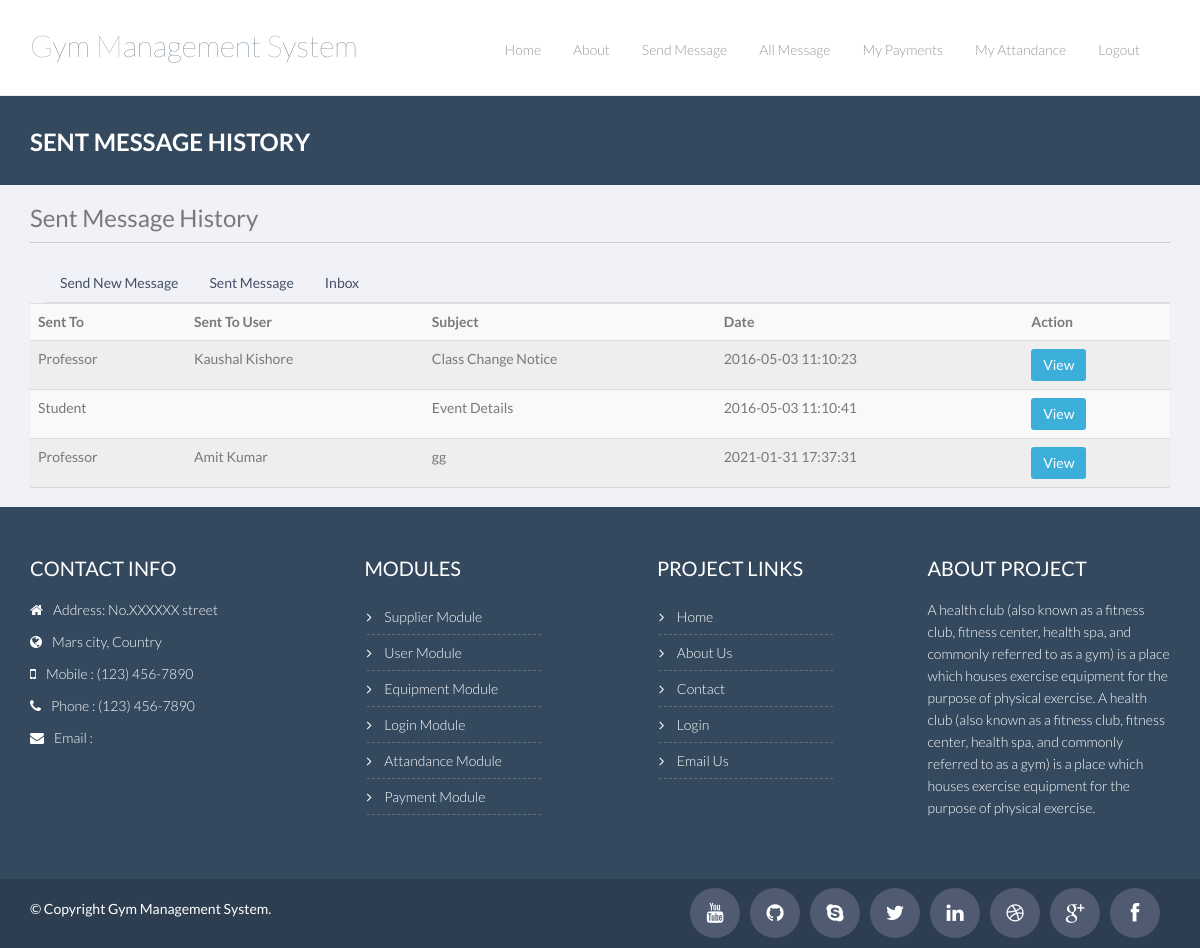
Screenshot of /gym_management_system/sent-message.php (signed in) with the database file from the repository.
### tables this page shows
CREATE TABLE `message` (
  `message_id` int(11) NOT NULL,
  `message_sender_id` varchar(255) NOT NULL,
  `message_receiver_id` varchar(255) NOT NULL,
  `message_type` varchar(255) NOT NULL,
  `message_sender_type` varchar(255) NOT NULL,
  `message_date` timestamp NOT NULL DEFAULT CURRENT_TIMESTAMP,
  `message_subject` text NOT NULL,
  `message_content` text NOT NULL
);

CREATE TABLE `user` (
  `user_id` int(11) NOT NULL,
  `user_level_id` varchar(255) DEFAULT NULL,
  `user_username` varchar(255) DEFAULT NULL,
  `user_password` varchar(255) DEFAULT NULL,
  `user_name` varchar(255) NOT NULL,
  `user_add1` varchar(255) NOT NULL,
  `user_add2` varchar(255) NOT NULL,
  `user_city` varchar(255) NOT NULL,
  `user_state` varchar(255) NOT NULL,
  `user_country` varchar(255) NOT NULL,
  `user_email` varchar(255) NOT NULL,
  `user_mobile` varchar(255) NOT NULL,
  `user_gender` varchar(255) NOT NULL,
  `user_dob` varchar(255) NOT NULL,
  `user_image` varchar(255) NOT NULL
);

### gym_management_system/sent-message.php (the view, shortened to what this page needs)
<?php
	include_once("includes/header.php");
	$SQL="SELECT * FROM message WHERE message_sender_id = '".$_SESSION['user_details']['user_id']."' AND message_sender_type = '".$_SESSION['user_details']['user_level_id']."'";
	$rs=mysqli_query($con,$SQL) or die(mysqli_error($con));
?>
 <div class="breadcrumbs">
        <div class="container">
            <div class="row">
                <div class="col-lg-4 col-sm-4">
                    <h1>Sent Message History</h1>
                </div>
            </div>
        </div>
    </div>
    <div class="registration-bg">
        <div class="container">
		<div style="text-align:left; clear:both; font-weight:bold; border-bottom:1px solid #cccccc; width:100%; margin-bottom:20px;"><h3>Sent Message History</h3></div>
		<?php include_once("includes/message_tabs.php"); ?>
			<form name="frm_message" action="lib/message.php" method="post">
			  <section class="panel">
				  <table class="table table-striped table-advance table-hover">
				   <tbody>
					  <tr>
					     <th>Sent To</th>
						 <th>Sent To User</th>
						 <th>Subject</th>
						 <th>Date</th>
						 <th>Action</th>
					  </tr>
					  <?php
						while($data = mysqli_fetch_assoc($rs))
						{
							if($data['message_type'] == 2)
							{
								$SQL= "SELECT * FROM user WHERE user_id = '".$data[message_receiver_id]."'";
								$senderRs = mysqli_query($con,$SQL) or die(mysqli_error($con));
								$senderData = mysqli_fetch_assoc($senderRs);
								$name = $senderData['user_name'];
								$type = "Professor";
							}
							if($data['message_type'] == 3)
							{
								$SQL= "SELECT * FROM subscriber WHERE subscriber_id = '$data[message_receiver_id]'";
								$senderRs = mysqli_query($con,$SQL) or die(mysqli_error($con));
								$senderData = mysqli_fetch_assoc($senderRs);
								$type ="Student";
								$name = $senderData['subscriber_name'];
							}
					  ?>
					  <tr>
						 <td><?=$type?></td>
						 <td><?=$name?></td>
						 <td><?=$data[message_subject]?></td>
						 <td><?=$data[message_date]?></td>
						 <td>
						  <div class="btn-group">
						     <a href="message-view.php?message_id=<?php echo $data[message_id] ?>" class="btn btn-primary">View</a>
						  </div>
						  </td>
					  </tr>
					  <?php } ?>
				   </tbody>
				</table>
			  </section>
			 </form>
		 	</div>
     </div>
<?php include_once("includes/footer.php"); ?>

### gym_management_system/css/theme.css (style rules this page uses)
body { padding-top: 70px; padding-bottom: 30px; }

### gym_management_system/css/component.css (style rules this page uses)
body { position: relative; }

### gym_management_system/css/style.css (style rules this page uses)
body { color: #797979; font-family: 'Lato', sans-serif; padding: 0px !important; margin: 0px !important; font-size: 14px; }
a, a:hover, a:focus { text-decoration: none; outline: none; }
h1, h2, h3, h4, h5, h6 { font-family: 'Lato', sans-serif; }
a { color: #444e67 }
.breadcrumbs { background: #34495e; color: #fff; padding: 30px 0; margin-bottom: 40px; }
.breadcrumbs h1 { font-size: 24px; font-weight: 600; margin: 3px 0 0; text-transform: uppercase; }
.registration-bg { margin-top: -40px; background-color: #f1f2f7; }
.panel { z-index: 100; box-shadow: 0 1px 1px rgba(0,0,0,0.12); border-radius: 1px; -moz-border-radius: 1px; -webkit-border-radius: 1px; }
.btn { border-radius: 4px; -webkit-border-radius: 4px; -moz-border-radius: 4px; }
.btn { font-weight: 500; -webkit-border-radius: 3px; -moz-border-radius: 3px; border-radius: 3px; border: 1px solid transparent; }
.btn.btn-primary { background-color: #3bafda; border: none; -webkit-transition: all .3s ease; -moz-transition: all .3s ease; -ms-transition: all .3s ease; -o-transition: all .3s ease; transition: all .3s ease; }

### rows the page displays
message: message_type "Professor", user.user_name "Kaushal Kishore", message_subject "Class Change Notice", message_date "2016-05-03 11:10:23"
message: message_type "Student", message_subject "Event Details", message_date "2016-05-03 11:10:41"
message: message_type "Professor", user.user_name "Amit Kumar", message_subject "gg", message_date "2021-01-31 17:37:31"
